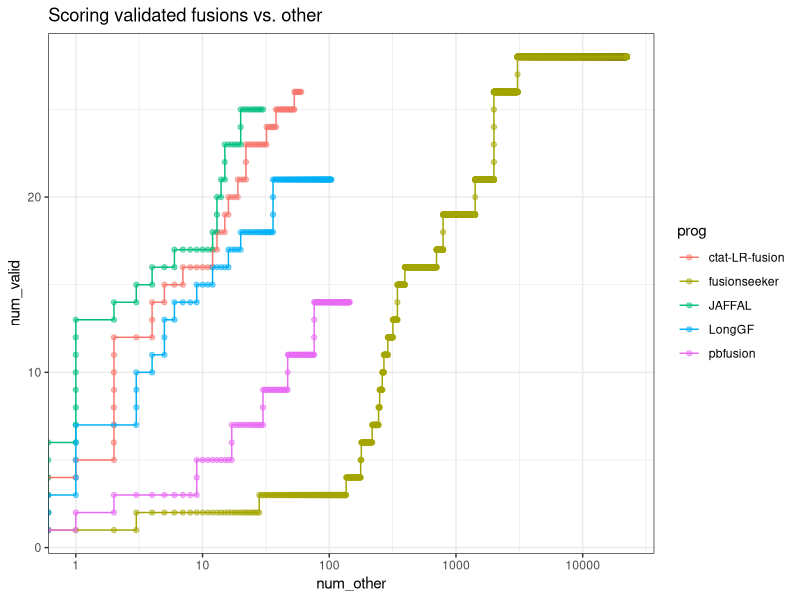
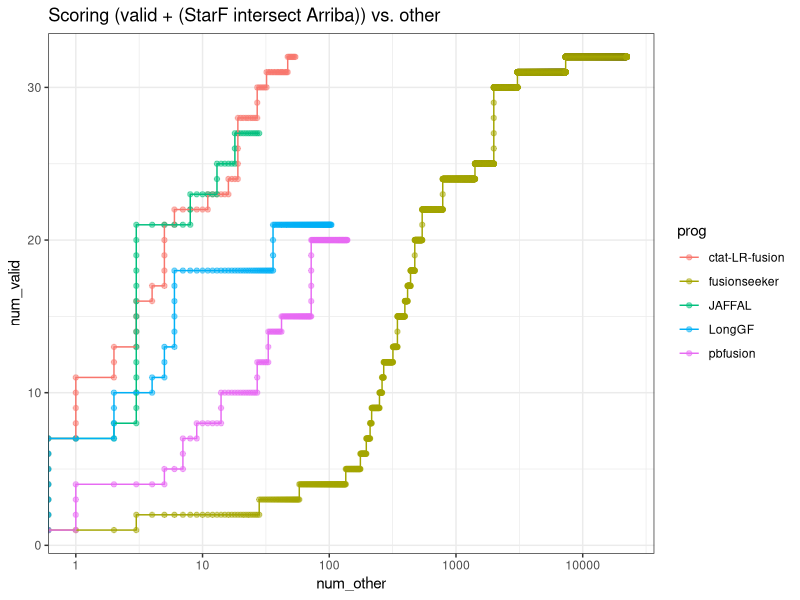
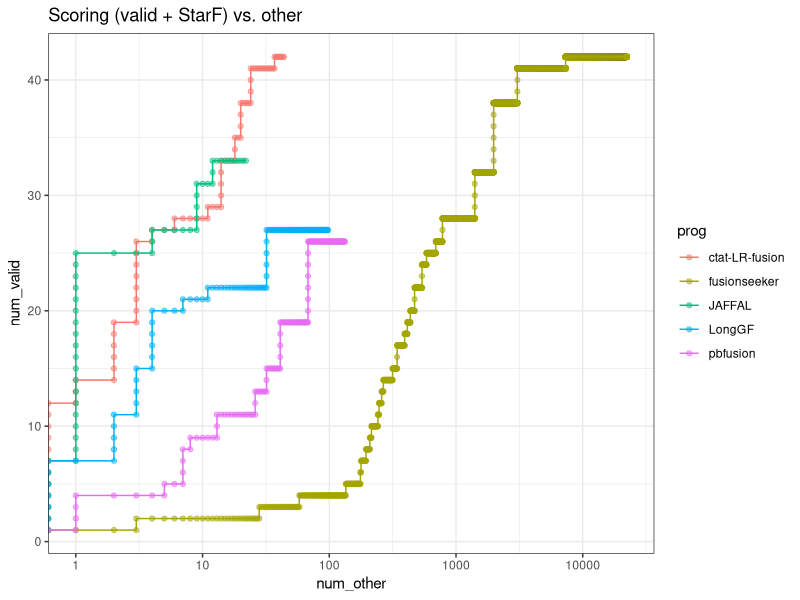
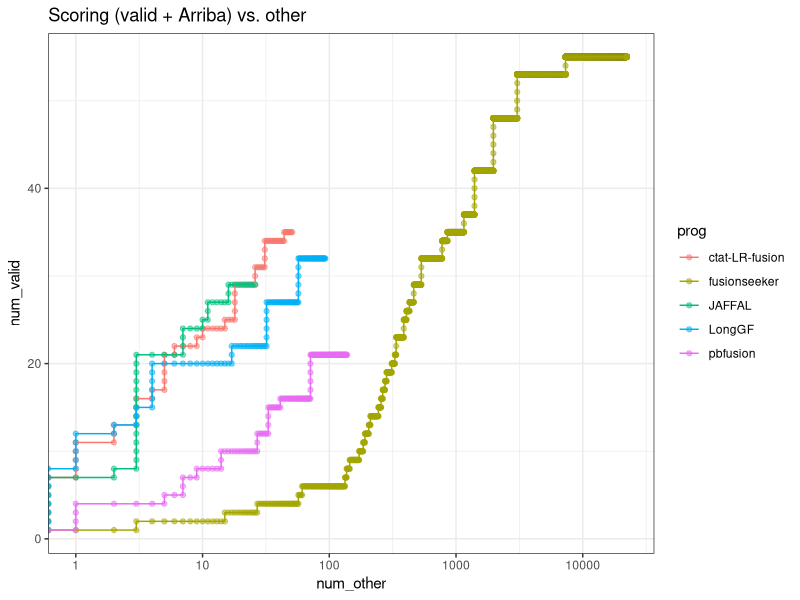
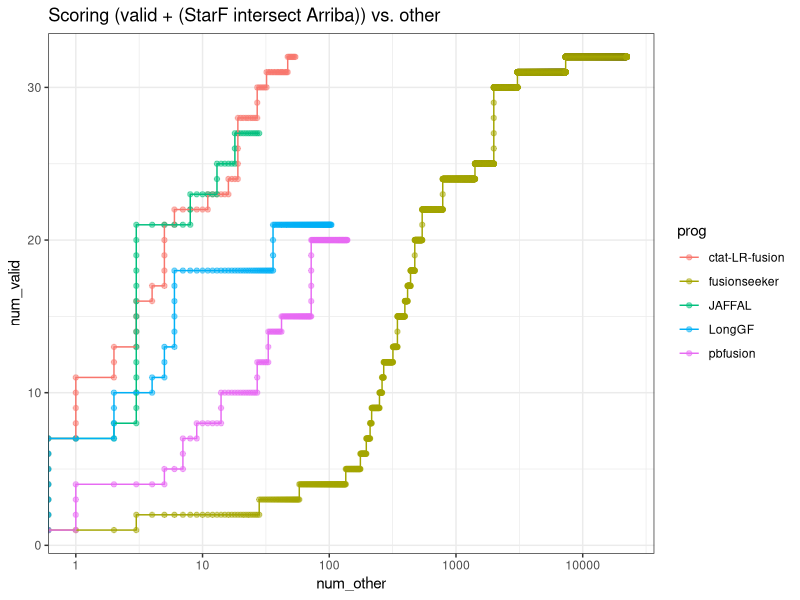

These charts were generated, in order, by the following R code:
## ---- chunk 1
knitr::opts_chunk$set(echo = TRUE)
library(tidyverse)
## ---- chunk 2

alpha_val = 0.5


## ---- chunk 3

data = read.csv("../Table_Sx-ONT_fusions_by_method.tsv", header=T, sep="\t", stringsAsFactors = F)

data %>% head()

## ---- chunk 4

# score fusions

score_fusions = function(fusions_as_truth_labeled) {
    read_support_sample_scored = fusions_as_truth_labeled %>% 
        group_by(prog) %>%
        arrange(desc(num_reads), desc(as_truth)) %>% 
        mutate(num_valid = cumsum(as_truth), num_other = cumsum(! as_truth)) %>%
        ungroup()
    
    return(read_support_sample_scored)
}
## ---- chunk 5

data %>% filter(validated_fusion) %>% select(proxy_fusion_name, prog) %>% unique() %>% 
    group_by(prog) %>% tally() %>% arrange(desc(n))


## ---- chunk 6

validated_fusions_found_by_progs = data %>% filter(validated_fusion) %>% select(proxy_fusion_name, prog) %>% unique() %>% 
    group_by(proxy_fusion_name) %>% arrange(prog) %>% mutate(progs = paste(prog, collapse=',') ) %>%
    select(proxy_fusion_name, progs) %>% unique()

validated_fusions_found_by_progs
## ---- chunk 7
# which did ctat-LR-fusion find but not JAFFAL?

validated_fusions_found_by_progs %>% filter(grepl("ctat-LR-fusion", progs)) %>% filter(! grepl("JAFFAL", progs))

## ---- chunk 8
# which did JAFFAL find that ctat-LR-fusion did not find?

validated_fusions_found_by_progs %>% filter(grepl("JAFFAL", progs)) %>% filter(! grepl("ctat-LR-fusion", progs))

## ---- chunk 9

scored_validated_fusions = score_fusions( data %>% mutate(as_truth = validated_fusion))

## ---- chunk 10

scored_validated_fusions %>% 
    select(prog, num_other, num_valid) %>% 
    ggplot(aes(x=num_other, y=num_valid)) + 
    geom_point(aes(color=prog), alpha=alpha_val) + 
    geom_line(aes(color=prog)) +
    scale_x_continuous(trans='log10') + theme_bw() +
    ggtitle("Scoring validated fusions vs. other")

# but know that 'other' still contains other fusions that appear legit based on Illumina support.

## ---- chunk 11

scored_intersected_StarF_Arriba_fusions = score_fusions(
    data %>% rowwise() %>%
        mutate(illum_support_info = paste(matched_illumina, other_illumina), sep=",") %>%
        mutate(as_truth = (grepl("starF", illum_support_info) & grepl("arriba", illum_support_info) ) )
)

## ---- chunk 12

valid_plus_both_intersect_plot = scored_intersected_StarF_Arriba_fusions %>% 
    select(prog, num_other, num_valid) %>% 
    ggplot(aes(x=num_other, y=num_valid)) + 
    geom_point(aes(color=prog), alpha=alpha_val) + 
    geom_line(aes(color=prog)) +
    scale_x_continuous(trans='log10') + theme_bw() +
    ggtitle("Scoring (valid + (StarF intersect Arriba)) vs. other")


valid_plus_both_intersect_plot
## ---- chunk 13

ggsave(valid_plus_both_intersect_plot, file="valid_plus_both_intersect_plot.svg", width=6, height=4)


## ---- chunk 14

scored_valid_plus_StarF_fusions = score_fusions(
    data %>% rowwise() %>%
        mutate(illum_support_info = paste(matched_illumina, other_illumina), sep=",") %>%
        mutate(as_truth = (grepl("starF", illum_support_info)  ) )
)

## ---- chunk 15

scored_valid_plus_StarF_fusions %>% 
    select(prog, num_other, num_valid) %>% 
    ggplot(aes(x=num_other, y=num_valid)) + 
    geom_point(aes(color=prog), alpha=alpha_val) + 
    geom_line(aes(color=prog)) +
    scale_x_continuous(trans='log10') + theme_bw() +
    ggtitle("Scoring (valid + StarF) vs. other")


## ---- chunk 16

scored_valid_plus_Arriba_fusions = score_fusions(
    data %>% rowwise() %>%
        mutate(illum_support_info = paste(matched_illumina, other_illumina), sep=",") %>%
        mutate(as_truth = (grepl("arriba", illum_support_info)  ) )
)

## ---- chunk 17

scored_valid_plus_Arriba_fusions %>% 
    select(prog, num_other, num_valid) %>% 
    ggplot(aes(x=num_other, y=num_valid)) + 
    geom_point(aes(color=prog), alpha=alpha_val) + 
    geom_line(aes(color=prog)) +
    scale_x_continuous(trans='log10') + theme_bw() +
    ggtitle("Scoring (valid + Arriba) vs. other")

